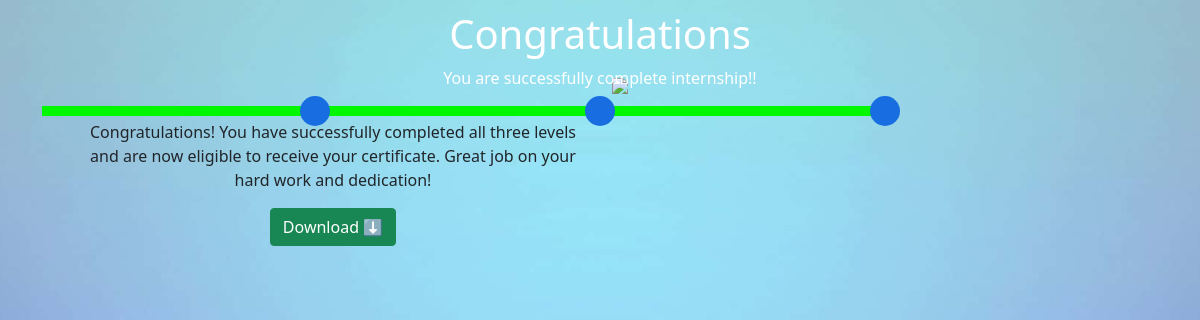
/certification-level/ (signed in), run on an earlier commit of the app's database.
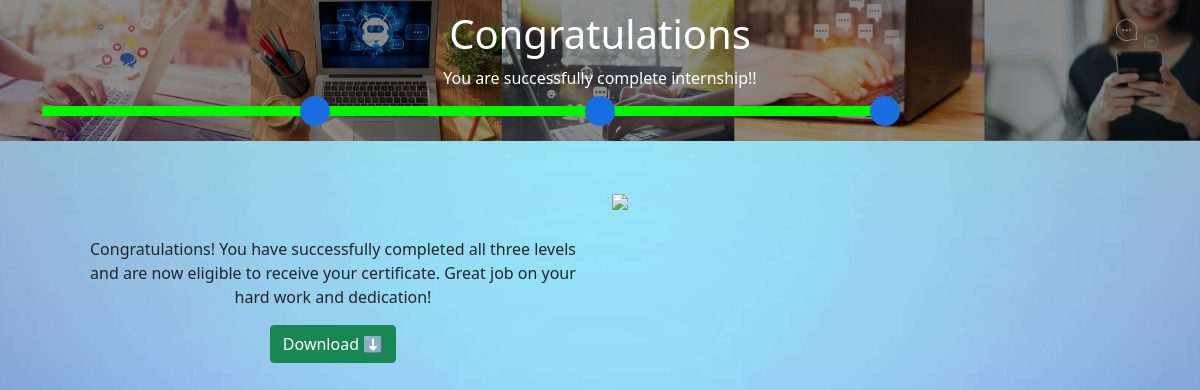
And on a later commit of the database.
### accounts/models.py (models this page shows, shortened)
class Student(AbstractBaseUser, PermissionsMixin):
    email = models.EmailField(unique=True)
    name = models.CharField(max_length=255)
    profile_pic = models.ImageField(upload_to='profile_pics/', null=True, blank=True)
    phone_no = models.CharField(max_length=15, null=True, blank=True)
    whatsapp_no = models.CharField(max_length=15, null=True, blank=True)
    college = models.CharField(max_length=255, null=True, blank=True)
    domain = models.ForeignKey(Domain, on_delete=models.SET_NULL, null=True, blank=True)
    assignment1 = models.ForeignKey(Assignment, on_delete=models.SET_NULL, null=True, blank=True, related_name='assignment1')
    assignment2 = models.ForeignKey(Assignment, on_delete=models.SET_NULL, null=True, blank=True, related_name='assignment2')
    assignment3 = models.ForeignKey(Assignment, on_delete=models.SET_NULL, null=True, blank=True, related_name='assignment3')
    level_choices_student = [(0, 'Not Started'), (1, 'Level 1'), (2, 'Level 2'), (3, 'Level 3'), (4, 'pending'), (5, 'Certificate Level')]
    level_student = models.IntegerField(choices=level_choices_student, default=0)
    otp = models.IntegerField(null=True, blank=True)
    is_active = models.BooleanField(default=True)
    is_staff = models.BooleanField(default=False)
    date_joined = models.DateTimeField(default=timezone.now)
    objects = StudentManager()
    USERNAME_FIELD = 'email'
    REQUIRED_FIELDS = ['name']

class Assignment(models.Model):
    domain = models.ForeignKey(Domain, on_delete=models.SET_NULL, null=True, blank=True)
    assignment_question = models.CharField(max_length=255)
    assignment_description = models.TextField(null=True, blank=True)
    assignment_requirements = models.TextField(null=True, blank=True)
    assignment_banner = models.ImageField(upload_to='assignment_banners/', null=True, blank=True)
    assignment_banner1 = models.ImageField(upload_to='assignment_banners1/', null=True, blank=True)
    level_choices = [(1, 'Level 1'), (2, 'Level 2'), (3, 'Level 3')]
    level = models.IntegerField(choices=level_choices, default=0)
    referral_link1 = models.URLField(max_length=255, null=True, blank=True)
    referral_link2 = models.URLField(max_length=255, null=True, blank=True)
    slug = models.CharField(null=True, blank=True, max_length=100)

### accounts/views.py (the view)
# urls.py: path('certification-level/', views.certification, name='certification'),
@login_required(login_url='/')
def certification(request):
    return render(request, 'certificate.html')

### templates/certificate.html (shortened to what this page needs)
{% load static %}
<!DOCTYPE html>
<html lang="en">
<head>
    <link href="https://cdn.jsdelivr.net/npm/bootstrap@5.0.2/dist/css/bootstrap.min.css" rel="stylesheet">
</head>
<body>
    <section class="headbanner">
        <div class="head">
            <h1>Congratulations</h1>
            <p>You are successfully complete internship!!</p>
        <div class="container">
            <div class="level">
                <div class="row">
                    <div class="col-md-3 col-sm-3 col-lg-3" >
                        <div class="levelone"></div>
                        <div class="point" style="z-index:99;"></div>
                    </div>
                    <div class="col-md-3 col-sm-3 col-lg-3" >
                        <div class="leveltwo"></div>
                        <div class="point" style="z-index:99;"></div>
                    </div>
                    <div class="col-md-3 col-sm-3 col-lg-3" >
                        <div class="levelthree"></div>
                        <div class="point" style="z-index:99;"></div>
                    </div>
                    <div class="col-md-3 col-sm-3 col-lg-3" >
                        <div class="levelfour"></div>
                    </div>
                </div>
            </div>
        </div>
    </div>
    <img src="{{user.assignment3.assignment_banner1.url}}" class="img-fluid" height="110%">
    </section>
<section>
    <div class="container p-5">
        <div class="row">
            <div class="col-md-12 col-sm-12 col-lg-6 text-center mt-5">
                <p>
Congratulations! You have successfully completed all three levels and are now eligible to receive your certificate. Great job on your hard work and dedication!
                </p>
                <a href="{% url 'rezpay' %}" id="rzp-button1" class="btn btn-success">Download ⬇</a>
            </div>
            <div class="col-md-12 col-sm-12 col-lg-6">
                <img
                        src="https://i.pinimg.com/736x/dc/c6/bc/dcc6bc71679db32008dce45c8e25e664.jpg"
                        class="img-fluid"
                >
            </div>
        </div>
    </div>
</section>
</body>
</html>

What changed in the data, as far as the page shows it:
now on this page (row edited): Student: assignment3.assignment_banner1 (picture)
